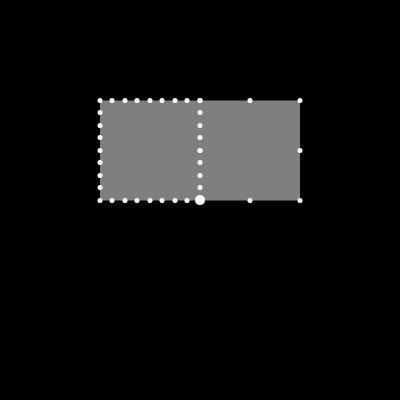
Frame 1 (no input)
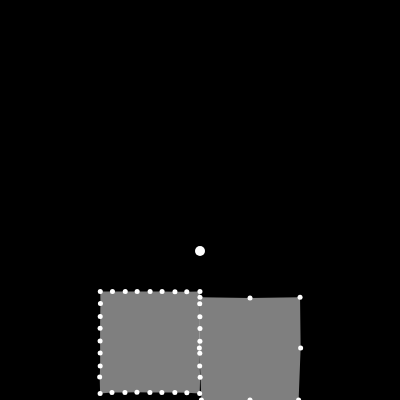
Frame 60 (no input)
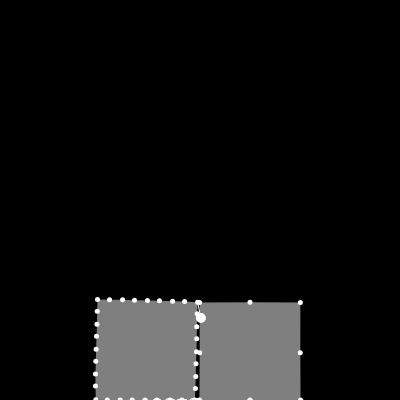
Frame 120 (the mouse pressed at the canvas centre since frame 60)

The p5.js sketch that drew these frames (run headless with seeded random() and noise() and a simulated clock; from frame 60 on, the mouse is pressed at the canvas centre):

// p5.js sketch
// ── sketch.js
let particles = [];
let springs = [];
let mouseSpring;
let mouseParticle;
let selectedParticle;
let shapes = [];

function setup() {
    createCanvas(400, 400);

    let shape;

    shape = new Shape();

    // create particles
    shape.particles.push(new Particle(createVector(100, 100), createVector(0, 0)));
    shape.particles.push(new Particle(createVector(112, 100), createVector(0, 0)));
    shape.particles.push(new Particle(createVector(125, 100), createVector(0, 0)));
    shape.particles.push(new Particle(createVector(137, 100), createVector(0, 0)));
    shape.particles.push(new Particle(createVector(150, 100), createVector(0, 0)));
    shape.particles.push(new Particle(createVector(162, 100), createVector(0, 0)));
    shape.particles.push(new Particle(createVector(175, 100), createVector(0, 0)));
    shape.particles.push(new Particle(createVector(187, 100), createVector(0, 0)));
    shape.particles.push(new Particle(createVector(200, 100), createVector(0, 0)));
    shape.particles.push(new Particle(createVector(200, 112), createVector(0, 0)));
    shape.particles.push(new Particle(createVector(200, 125), createVector(0, 0)));
    shape.particles.push(new Particle(createVector(200, 137), createVector(0, 0)));
    shape.particles.push(new Particle(createVector(200, 150), createVector(0, 0)));
    shape.particles.push(new Particle(createVector(200, 162), createVector(0, 0)));
    shape.particles.push(new Particle(createVector(200, 175), createVector(0, 0)));
    shape.particles.push(new Particle(createVector(200, 187), createVector(0, 0)));
    shape.particles.push(new Particle(createVector(200, 200), createVector(0, 0)));
    shape.particles.push(new Particle(createVector(187, 200), createVector(0, 0)));
    shape.particles.push(new Particle(createVector(175, 200), createVector(0, 0)));
    shape.particles.push(new Particle(createVector(162, 200), createVector(0, 0)));
    shape.particles.push(new Particle(createVector(150, 200), createVector(0, 0)));
    shape.particles.push(new Particle(createVector(137, 200), createVector(0, 0)));
    shape.particles.push(new Particle(createVector(125, 200), createVector(0, 0)));
    shape.particles.push(new Particle(createVector(112, 200), createVector(0, 0)));
    shape.particles.push(new Particle(createVector(100, 200), createVector(0, 0)));
    shape.particles.push(new Particle(createVector(100, 187), createVector(0, 0)));
    shape.particles.push(new Particle(createVector(100, 175), createVector(0, 0)));
    shape.particles.push(new Particle(createVector(100, 162), createVector(0, 0)));
    shape.particles.push(new Particle(createVector(100, 150), createVector(0, 0)));
    shape.particles.push(new Particle(createVector(100, 137), createVector(0, 0)));
    shape.particles.push(new Particle(createVector(100, 125), createVector(0, 0)));
    shape.particles.push(new Particle(createVector(100, 112), createVector(0, 0)));
    shape.construct();
    shapes.push(shape);
    shape = new Shape();

    // create particles
    shape.particles.push(new Particle(createVector(200, 100), createVector(0, 0)));
    // particles.push(new Particle(createVector(125, 100), createVector(0, 0)));
    shape.particles.push(new Particle(createVector(250, 100), createVector(0, 0)));
    // particles.push(new Particle(createVector(175, 100), createVector(0, 0)));
    shape.particles.push(new Particle(createVector(300, 100), createVector(0, 0)));
    // particles.push(new Particle(createVector(200, 125), createVector(0, 0)));
    shape.particles.push(new Particle(createVector(300, 150), createVector(0, 0)));
    // particles.push(new Particle(createVector(200, 175), createVector(0, 0)));
    shape.particles.push(new Particle(createVector(300, 200), createVector(0, 0)));
    // particles.push(new Particle(createVector(175, 200), createVector(0, 0)));
    shape.particles.push(new Particle(createVector(250, 200), createVector(0, 0)));
    // particles.push(new Particle(createVector(125, 200), createVector(0, 0)));
    shape.particles.push(new Particle(createVector(200, 200), createVector(0, 0)));
    // particles.push(new Particle(createVector(100, 175), createVector(0, 0)));
    shape.particles.push(new Particle(createVector(200, 150), createVector(0, 0)));
    // particles.push(new Particle(createVector(100, 125), createVector(0, 0)));
    shape.construct();
    shapes.push(shape);

    // particles.push(new Particle(createVector(200, 100), createVector(0, 0)));
    // particles.push(new Particle(createVector(225, 100), createVector(0, 0)));
    // particles.push(new Particle(createVector(250, 100), createVector(0, 0)));
    // particles.push(new Particle(createVector(275, 100), createVector(0, 0)));
    // particles.push(new Particle(createVector(300, 100), createVector(0, 0)));
    // particles.push(new Particle(createVector(300, 125), createVector(0, 0)));
    // particles.push(new Particle(createVector(300, 150), createVector(0, 0)));
    // particles.push(new Particle(createVector(300, 175), createVector(0, 0)));
    // particles.push(new Particle(createVector(300, 200), createVector(0, 0)));
    // particles.push(new Particle(createVector(275, 200), createVector(0, 0)));
    // particles.push(new Particle(createVector(250, 200), createVector(0, 0)));
    // particles.push(new Particle(createVector(225, 200), createVector(0, 0)));
    // particles.push(new Particle(createVector(200, 200), createVector(0, 0)));
    // particles.push(new Particle(createVector(200, 175), createVector(0, 0)));
    // particles.push(new Particle(createVector(200, 150), createVector(0, 0)));
    // particles.push(new Particle(createVector(200, 125), createVector(0, 0)));
    // for (let index = 0; index < 1000; index++) {
    //     particles.push(new Particle(createVector(random(0,100), random(0,100)), createVector(0, 0)));
    // }

    // connect particles with springs
    // springs.push(springBuilder.newParticle1(particles[0]).newParticle2(particles[1]).build());
    // springs.push(springBuilder.newParticle1(particles[1]).newParticle2(particles[2]).build());
    // springs.push(springBuilder.newParticle1(particles[2]).newParticle2(particles[3]).build());
    // springs.push(springBuilder.newParticle1(particles[3]).newParticle2(particles[4]).build());
    // springs.push(springBuilder.newParticle1(particles[4]).newParticle2(particles[5]).build());
    // springs.push(springBuilder.newParticle1(particles[5]).newParticle2(particles[6]).build());
    // springs.push(springBuilder.newParticle1(particles[6]).newParticle2(particles[7]).build());
    // springs.push(springBuilder.newParticle1(particles[7]).newParticle2(particles[0]).build());
    // springs.push(springBuilder.newParticle1(particles[1]).newParticle2(particles[3]).build());
    // springs.push(springBuilder.newParticle1(particles[3]).newParticle2(particles[5]).build());
    // springs.push(springBuilder.newParticle1(particles[5]).newParticle2(particles[7]).build());
    // springs.push(springBuilder.newParticle1(particles[7]).newParticle2(particles[1]).build());
    // springs.push(springBuilder.newParticle1(particles[0]).newParticle2(particles[4]).build());
    // springs.push(springBuilder.newParticle1(particles[6]).newParticle2(particles[2]).build());
    // let springBuilder = new SpringBuilder(undefined, undefined, 0.05);
    // particles.forEach(particle1 => {
    //     particles.forEach(particle2 => {
    //         springs.push(springBuilder.newParticle1(particle1).newParticle2(particle2).build());
    //     });
    // });

    mouseParticle = new Particle(createVector(width/2, height/2), createVector(0, 0));
    // mouseParticle = shapes[0].particles[1];
    selectedParticle = null;
    mouseSpring = new Spring(mouseParticle, particles[0], 0.05, 0);
    strokeJoin(ROUND);
    frameRate(60);
    noCursor();
}

function draw() {
    background(0);

    requestPointerLock();

    mouseParticle.applyForce(createVector(movedX,movedY));
    mouseParticle.applyForce(createVector(0,0.1));
    mouseParticle.update();
    mouseParticle.checkEdges();

    // update particle positions
    particles=[];
    shapes.forEach(shape => {
        shape.updateAndShow();
        particles=concat(particles,shape.particles);
        shapes.forEach(otherShape => {
            shape.particles.forEach(particle => {
                if (otherShape.isPointInsideShape(particle)) {
                    particle.velocity.y=10000;
                }
            });
        });
    });
    stroke(255);
    strokeWeight(10);
    point(mouseParticle.position.x, mouseParticle.position.y);
    strokeWeight(1);

    // strokeWeight(1);
    // stroke(0);
    // beginShape();
    // for (let i = 0; i < particles.length; i++) {
    //     vertex(particles[i].position.x, particles[i].position.y);
    // }
    // endShape(CLOSE);

    if (mouseIsPressed) {
        mouseSpring.particle2 = selectedParticle;
        strokeWeight(1);
        mouseSpring.show();
        mouseSpring.update();
    }
}

function mousePressed() {
    let recordDistance = Infinity;
    let recordParticle;
    for (let i = 0; i < particles.length; i++) {
        if (particles[i].position.dist(mouseParticle.position) < recordDistance && particles[i] != mouseParticle) {
            recordDistance = particles[i].position.dist(mouseParticle.position);
            recordParticle = particles[i];
        }
    }
    selectedParticle = recordParticle;
}

// ── particle.js
class Particle {
    constructor(position, velocity) {
        this.position = position;
        this.velocity = velocity;
        this.acceleration = createVector(0, 0);
        this.locked = false;
        this.resistance = 10;
    }

    lock() {
        this.locked = true;
    }
    unlock() {
        this.locked = false;
    }

    applyForce(force) {
        let f = force.copy();
        this.acceleration.add(f);
    }

    update() {
        if (!this.locked) {
            this.velocity.add(this.acceleration);
            this.position.add(this.velocity);
            this.acceleration.mult(0);
        }
        this.velocity.mult(0.9);
        this.acceleration.mult(0.9);
        // this.wallBounce();
    }
    // update(deltaTime, numSubsteps) {
    //     if (!this.locked) {
    //         // Calculate the time step size for each substep
    //         const substepTime = deltaTime / numSubsteps;
    
    //         // Perform the physics calculations for each substep
    //         for (let i = 0; i < numSubsteps; i++) {
    //             this.acceleration.mult(substepTime);
    //             this.velocity.add(this.acceleration);
    //             this.position.add(this.velocity.copy().mult(substepTime));
    //             this.acceleration.mult(0);
    //         }
    //     }
    // }

    wallBounce() {
        ellipse(this.position.x,this.position.y,sin(this.velocity.y)*10,sin(this.velocity.x)*10);
    }

    checkEdges() {
        if (this.position.y > height) {
            this.position.y = height;
            this.velocity.y *= -0.8; // bounce with some energy loss
            this.wallBounce();
        }
        if (this.position.y < 0) {
            this.position.y = 0;
            this.velocity.y *= -0.8; // bounce with some energy loss
            this.wallBounce();
        }
        if (this.position.x > width) {
            this.position.x = width;
            this.velocity.x *= -0.8;
            this.wallBounce();
        }
        if (this.position.x < 0) {
            this.position.x = 0;
            this.velocity.x *= -0.8;
            this.wallBounce();
        }
    }

    show() {
        stroke(255);
        strokeWeight(5);
        point(this.position.x, this.position.y);
        strokeWeight(1);
    }
}
// ── shape.js
class Shape {
    constructor() {
        this.particles = [];
        this.springs = [];
    }
    construct() {
        let springBuilder = new SpringBuilder(undefined, undefined, 0.05);
        this.particles.forEach(particle1 => {
            this.particles.forEach(particle2 => {
                this.springs.push(springBuilder.newParticle1(particle1).newParticle2(particle2).build());
            });
        });
    }
    deconstruct() {
        this.particles.length = 0;
    }
    updateAndShow() {
        for (let i = 0; i < this.particles.length; i++) {
            this.particles[i].applyForce(createVector(0, 0.5)); // apply gravity
            this.particles[i].update();
            this.particles[i].checkEdges();
            this.particles[i].show();
        }

        noStroke();
        beginShape();
        fill(255, 255, 255, 127);
        for (let i = 0; i < this.particles.length; i++) {
            vertex(this.particles[i].position.x, this.particles[i].position.y);
        }
        endShape(CLOSE);
        stroke(0);

        // update spring lengths and apply forces
        for (let i = 0; i < this.springs.length; i++) {
            this.springs[i].update();
            strokeWeight(1);
            // this.springs[i].show();
        }
    }

    isPointInsideShape(point) {
        const polygon = this.particles;
        let count = 0;
        for (let i = 0; i < polygon.length; i++) {
            const p1 = polygon[i].position;
            const p2 = polygon[(i + 1) % polygon.length].position;
            if (point.y > Math.min(p1.y, p2.y) && point.y <= Math.max(p1.y, p2.y) && point.x <= Math.max(p1.x, p2.x) && p1.y !== p2.y) {
                const xIntersection = (point.y - p1.y) * (p2.x - p1.x) / (p2.y - p1.y) + p1.x;
                if (p1.x === p2.x || point.x <= xIntersection) {
                    count++;
                }
            }
        }
        return count % 2 !== 0;
    }

}
// ── spring.js
class Spring {
    constructor(particle1, particle2, springConstant, restLength) {
        if (particle1 != null) this.particle1 = particle1;
        else if (particle1 == null) this.particle1 = new Particle(createVector(0, 0), createVector(0, 0));
        if (particle2 != null) this.particle2 = particle2;
        else if (particle2 == null) this.particle2 = new Particle(createVector(0, 0), createVector(0, 0));
        if (restLength == undefined)
            this.restLength = particle1.position.dist(particle2.position);
        else this.restLength = restLength;
        this.springConstant = springConstant;
    }

    update() {
        let displacement = p5.Vector.sub(this.particle1.position, this.particle2.position);
        let distance = displacement.mag();
        let direction = displacement.copy().normalize();
        let force = direction.mult(-this.springConstant * (distance - this.restLength));
        force = force.limit(10);
        this.particle1.applyForce(force);
        this.particle2.applyForce(force.copy().mult(-1));
    }
    // update(deltaTime, numSubsteps) {
    //     // Calculate the time step size for each substep
    //     const substepTime = deltaTime / numSubsteps;
    
    //     // Perform the physics calculations for each substep
    //     for (let i = 0; i < numSubsteps; i++) {
    //         let displacement = p5.Vector.sub(this.particle1.position, this.particle2.position);
    //         let distance = displacement.mag();
    //         let direction = displacement.copy().normalize();
    //         let force = direction.mult(-this.springConstant * (distance - this.restLength)).mult(substepTime);
    //         this.particle1.applyForce(force);
    //         this.particle2.applyForce(force.copy().mult(-1));
    //     }
    // }
    

    show() {
        stroke(255);
        line(this.particle1.position.x, this.particle1.position.y, this.particle2.position.x, this.particle2.position.y);
    }
}
// ── springbuilder.js
class SpringBuilder {
    constructor(particle1, particle2, springConstant, restLength) {
        this.particle1=particle1;
        this.particle2=particle2;
        this.springConstant=springConstant;
        this.restLength=restLength;
    }
    build() {
        return new Spring(this.particle1, this.particle2, this.springConstant, this.restLength);
    }
    newParticle1(val) {
        this.particle1=val;
        return this;
    }
    newParticle2(val) {
        this.particle2=val;
        return this;
    }
    newSpringConstant(val) {
        this.springConstant=val;
        return this;
    }
    newRestLength(val) {
        this.restLength=val;
        return this;
    }
}
